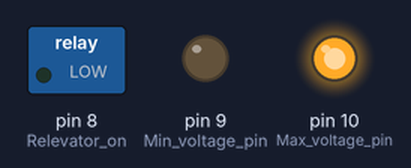
Bench run of a sketch on a simulated Arduino Uno, built with avr-gcc and run on an emulated ATmega328P. Shown: switched loads named in the sketch (green lamp = pin HIGH), output pins drawn as LEDs (lit = HIGH).

Above: at 1.0 s.
At 3.0 s:
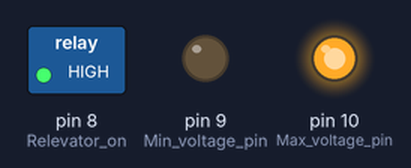
Timing chart, 0 to 5.2 s (numbered marks = the images above):
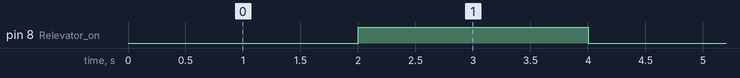

The sketch:

servo_test.ino
```cpp
void setup() {
  // put your setup code here, to run once:

  //Configure output pins
  pinMode(8, OUTPUT); //Relevator on/off pin
  pinMode(9, OUTPUT); //Min voltage pin
  pinMode(10, OUTPUT); //Max voltage pin

  digitalWrite(9, LOW);
  digitalWrite(10, HIGH);
}

void loop() {
  // put your main code here, to run repeatedly:

  //Set first output values
  digitalWrite(8, LOW); //Off

  delay(2000); //Wait 2 seconds

  digitalWrite(8, HIGH); //On

  delay (2000); //Wait 2 seconds
}
```

Measured:
- by itself, pin 8 (Relevator_on): alternates HIGH for 2.0 s and LOW for 2.0 s
